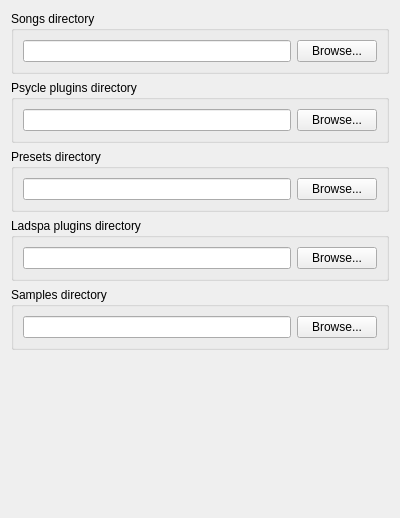
<ui version="4.0" >
 <class>DirsPage</class>
 <widget class="QWidget" name="DirsPage" >
  <property name="geometry" >
   <rect>
    <x>0</x>
    <y>0</y>
    <width>400</width>
    <height>518</height>
   </rect>
  </property>
  <property name="windowTitle" >
   <string>qpsycle configuration</string>
  </property>
  <layout class="QVBoxLayout" name="verticalLayout" >
   <item>
    <widget class="QGroupBox" name="groupBox_4" >
     <property name="title" >
      <string>Songs directory</string>
     </property>
     <layout class="QHBoxLayout" name="horizontalLayout" >
      <item>
       <widget class="QLineEdit" name="songPathEdit_" />
      </item>
      <item>
       <widget class="QPushButton" name="songBrowse" >
        <property name="text" >
         <string>Browse...</string>
        </property>
       </widget>
      </item>
     </layout>
    </widget>
   </item>
   <item>
    <widget class="QGroupBox" name="groupBox_3" >
     <property name="title" >
      <string>Psycle plugins directory</string>
     </property>
     <layout class="QHBoxLayout" name="horizontalLayout_3" >
      <item>
       <widget class="QLineEdit" name="pluginsPathEdit_" />
      </item>
      <item>
       <widget class="QPushButton" name="pluginsBrowse" >
        <property name="text" >
         <string>Browse...</string>
        </property>
       </widget>
      </item>
     </layout>
    </widget>
   </item>
   <item>
    <widget class="QGroupBox" name="groupBox_2" >
     <property name="title" >
      <string>Presets directory</string>
     </property>
     <layout class="QHBoxLayout" name="horizontalLayout_4" >
      <item>
       <widget class="QLineEdit" name="presetsPathEdit_" />
      </item>
      <item>
       <widget class="QPushButton" name="presetsBrowse" >
        <property name="text" >
         <string>Browse...</string>
        </property>
       </widget>
      </item>
     </layout>
    </widget>
   </item>
   <item>
    <widget class="QGroupBox" name="groupBox" >
     <property name="title" >
      <string>Ladspa plugins directory</string>
     </property>
     <layout class="QHBoxLayout" name="horizontalLayout_5" >
      <item>
       <widget class="QLineEdit" name="ladspaPathEdit_" />
      </item>
      <item>
       <widget class="QPushButton" name="ladspaBrowse" >
        <property name="text" >
         <string>Browse...</string>
        </property>
       </widget>
      </item>
     </layout>
    </widget>
   </item>
   <item>
    <widget class="QGroupBox" name="samplesGroup" >
     <property name="title" >
      <string>Samples directory</string>
     </property>
     <layout class="QHBoxLayout" name="horizontalLayout_6" >
      <item>
       <widget class="QLineEdit" name="samplesPathEdit_" />
      </item>
      <item>
       <widget class="QPushButton" name="samplesBrowse" >
        <property name="text" >
         <string>Browse...</string>
        </property>
       </widget>
      </item>
     </layout>
    </widget>
   </item>
   <item>
    <spacer name="verticalSpacer" >
     <property name="orientation" >
      <enum>Qt::Vertical</enum>
     </property>
     <property name="sizeHint" stdset="0" >
      <size>
       <width>20</width>
       <height>112</height>
      </size>
     </property>
    </spacer>
   </item>
  </layout>
 </widget>
 <resources/>
 <connections/>
</ui>
